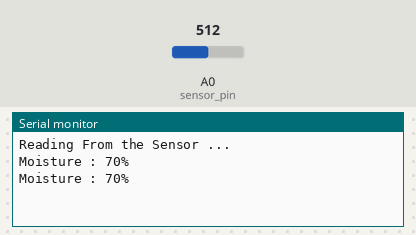
The sketch below on a simulated Arduino Uno, built with avr-gcc and run on an emulated ATmega328P. Parts: the last lines printed to the serial monitor. Inputs (shaded band) come from the test bench; at power-on: A0 (sensor_pin) = 512.

Above: at 3.2 s.
3.3 s: A0 (sensor_pin) set to 716
At 4.4 s:
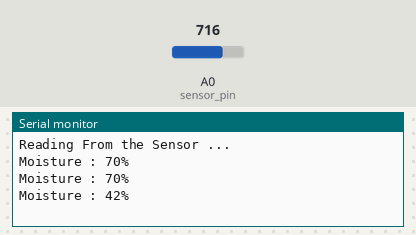
4.8 s: A0 (sensor_pin) set to 900
At 5.8 s:
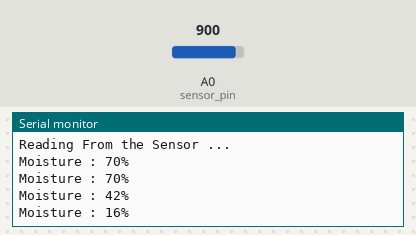
Timing chart, 0 to 7.8 s (numbered marks = the images above; inputs shaded):
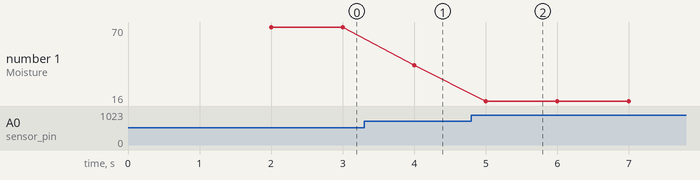

Measured:
- after the input at 3.3 s, the serial monitor: prints a new line after 0.70 s (image 1)
- after the input at 4.8 s, the serial monitor: prints a new line after 0.20 s (image 2)
- plotted number 1: 70 → 42 after the input at 3.3 s, 42 → 16 after the input at 4.8 s

The sketch:

soil_moisture.ino
```cpp
int sensor_pin = A0; //Soil Sensor input at Analog Pin A0

int output_value ;

void setup() {

   Serial.begin(9600);

   Serial.println("Reading From the Sensor ...");

   delay(2000);

   }

void loop() {

   output_value= analogRead(sensor_pin);

   output_value = map(output_value,1019,303,0,100);//Mapping output value to percentage Test Data Dry : 1023 Wet:303
   Serial.print("Moisture : ");
   if(output_value > 100) {

   Serial.print("100");
   }

   else {
    Serial.print(output_value);
   }

   Serial.println("%");

   delay(1000);

   }
```
